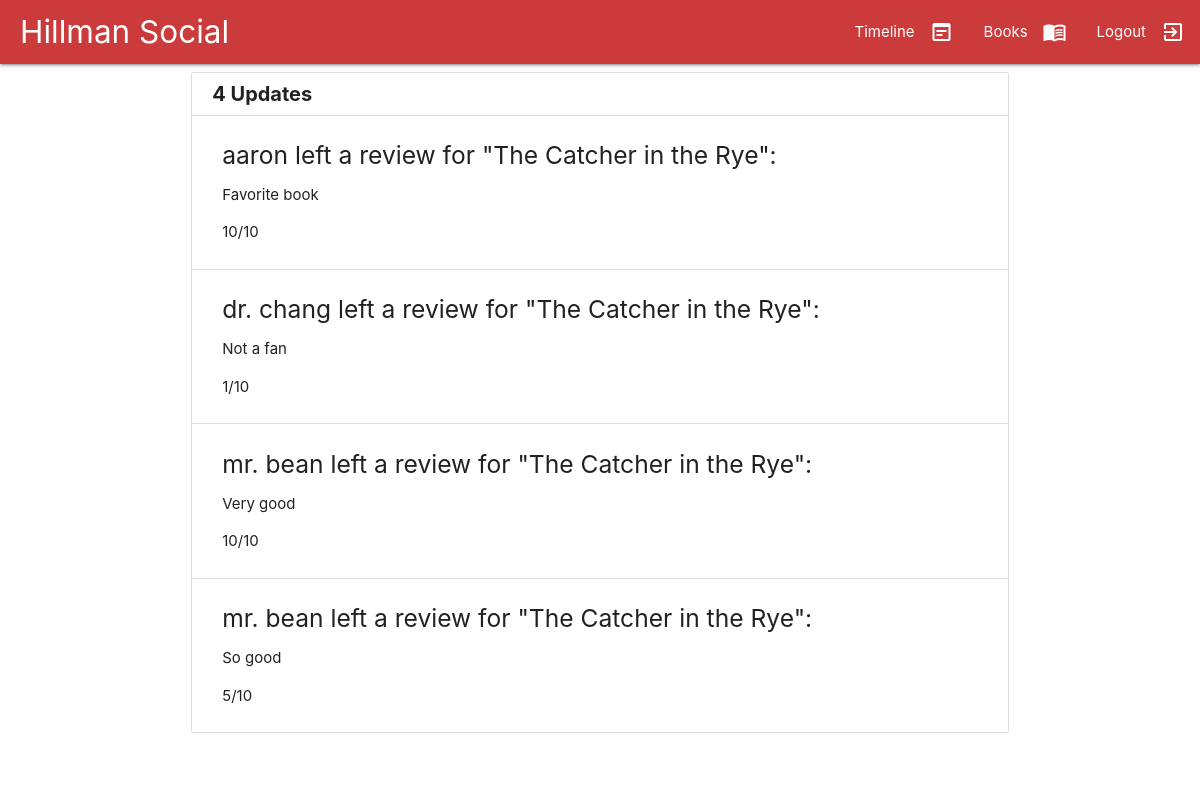
/timeline/ (signed in), run on the app's committed database.
### models.py (models this page shows, shortened)
class Update(db.Model):
	update_id = db.Column(db.Integer, primary_key=True)
	type = db.Column(db.String(32), nullable=False)
	author_username = db.Column(db.Integer, db.ForeignKey('user.username'), nullable=False)
	book_title = db.Column(db.String(80), db.ForeignKey('book.title'), nullable=False)
	content = db.Column(db.Text, nullable=True)
	rating = db.Column(db.Integer, nullable=True)
	timestamp = db.Column(db.Integer)

### hillman_social.py (the view)
@app.route("/timeline/",  methods=["POST", "GET"])
def timeline():
	error = None
	if 'username' not in session:
		abort(401) # Not authorized
	user = User.query.filter_by(username=session['username']).first()
	updates = Update.query.order_by(Update.timestamp.desc()).limit(PER_PAGE).all()
	if not user:
		abort(404)
	return render_template("timeline.html", error=error, user_name=user.username, updates=updates)

### templates/timeline.html (shortened to what this page needs)
{% extends "layout.html" %}
{% block body %}
{% with messages = get_flashed_messages() %}
<div class="container">
  <div class="row">
    <div class="col s12">
      <ul class="collection with-header" id="eventsList">
        <li class="collection-header"><h4>{{ updates|length }} Updates </h4></li>
        {% for update in updates %}
          {% if update.type == 'review' %}
            <li class="collection-item">
              <h5> {{ update.author_username }} left a review for "{{ update.book_title }}": </h5>
              <p> {{ update.content }} </p>
              <p> {{ update.rating }}/10 </p>
            </li>
          {% endif %}
        {% endfor %}
      </ul>
      <br/>
    </div>
  </div>
</div>
{% endwith %}
{% endblock %}

### templates/layout.html (shortened to what this page needs)
<!doctype html>
<html>
<head>
  <link rel="stylesheet" type="text/css" href="{{ url_for('static', filename='style.css') }}">
  <link rel="stylesheet" href="https://cdnjs.cloudflare.com/ajax/libs/materialize/1.0.0/css/materialize.min.css">
</head>
<nav>
  <div class="nav-wrapper">
    <a href="/login/" class="brand-logo">Hillman Social</a>
    <ul id="nav-mobile" class="right hide-on-med-and-down">
      <li><a href="/timeline/">Timeline<i class="material-icons right">wysiwyg</i></a></li>
      <li><a href="/books/">Books<i class="material-icons right">menu_book</i></a></li>
      <li><a href="/logout/">Logout<i class="material-icons right">exit_to_app</i></a></li>
    </ul>
  </div>
</nav>
<body>
  {% block body %}{% endblock %}
</body>
</html>

### static/style.css (style rules this page uses)
.brand-logo { margin-left:20px; }
nav { background-color:#cc3b3b !important; }
.collection-header h4 { font-size:20px; margin:0px; font-weight:bold; }

### data on the page
Update: author_username "aaron", book_title "The Catcher in the Rye", content "Favorite book", rating "10"
Update: author_username "dr. chang", book_title "The Catcher in the Rye", content "Not a fan", rating "1"
Update: author_username "mr. bean", book_title "The Catcher in the Rye", content "Very good", rating "10"
Update: author_username "mr. bean", book_title "The Catcher in the Rye", content "So good", rating "5"

### other printed values
{{ updates|length }} "4"
